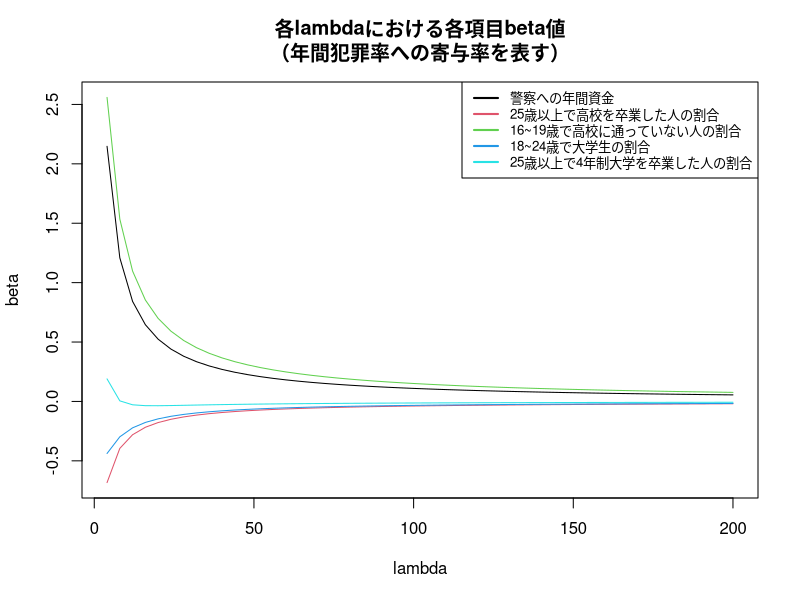

Source code (R):
# Clear Working Memory
rm(list = ls())

# Setting Japanese font (for MacOSX)
# par(family= "HiraKakuProN-W3")

# Function for determining formula type
soft_th <- function(lambda, x) {
  # xの絶対値がlambdaの絶対値よりも小さいときは、0を返す。
  # xの絶対値がlambdaの絶対値よりも大きいときは、
  # 二者の絶対値の差に「xの元々の符号」を付けて返す。
  return(sign(x) * pmax(abs(x) - lambda, 0))
}

# Function for centralization
centralize <- function(X, y, standardize = TRUE) {
  X <- as.matrix(X) # DataFrame型の引数Xを行列型に変換。
  n <- nrow(X) # 行列Xの行数
  p <- ncol(X) # 行列Xの列数
  X_bar <- array(dim = p) # 行列Xの各列成分の平均値を格納する配列
  X_sd <- array(dim = p) # 行列Xの各列成分の標準偏差を格納する配列
  
  for (j in 1:p) {
    X_bar[j] <- mean(X[, j]) # 行列X第j列成分の平均値を計算。
    X[, j] <- (X[, j] - X_bar[j]) # 行列X第j列の各成分に対して平均値を引き算。
    X_sd[j] <- sqrt(var(X[, j])) # 行列X第j列成分の標準偏差を計算。
    
    if (standardize == TRUE) {
      X[, j] <- X[, j] / X_sd[j] # 正規化
    }
  }
  
  if (class(y) == "matrix") { # yが行列の時は、各列に対して各列成分平均値を引き算。
    K <- ncol(y)
    y_bar <- array(dim = K)
    
    for (k in 1:K) {
      y_bar[k] <- mean(y[, k])
      y[, k] <- y[, k] - y_bar[k]
    }
  } else { # yがベクトルの時は、ベクトル成分の平均値を各成分から引き算。
    y_bar <- mean(y)
    y <- y - y_bar
  }
  
  return(list(X = X, y = y, X_bar = X_bar, X_sd = X_sd, y_bar = y_bar))
}

# Function for elastic net
elastic_net <- function(X, y, lambda = 0, beta = rep(0, ncol(X)), alpha = 1) {
  n <- nrow(X) # データフレームXの行数
  p <- ncol(X) # データフレームXの列数
  
  res <- centralize(X, y) # 引数X, yを中心化。
  X <- res$X # 中心化されたX。
  y <- res$y # 中心化されたy。
  
  eps <- 1 # betaの収束判定用変数を1で初期化。
  beta_old <- beta # beta_oldを引数betaで初期化。
  
  # Elastic netのコアルーチン
  while (eps > 0.001) {
    for (j in 1:p) {
      r <- y - as.matrix(X[, -j]) %*% beta[-j]
      beta[j] <- soft_th(lambda * alpha, 
                         sum(r * X[, j]) / n) / (sum(X[, j] * X[, j]) / n + lambda * (1 - alpha))
    }
    eps <- max(abs(beta - beta_old))
    print(eps)
    beta_old <- beta
  }
  
  beta <- beta / res$X_sd # 各betaの成分を正規化する前の値に戻す
  beta_0 <- res$y_bar - sum(res$X_bar * beta) # Lassoの切片beta_0
  
  return(list(beta = beta, beta_0 = beta_0))
}
# Function for Warm Start
warm_start <- function(X, y, lambda_max = 100, alpha = 1) {
  dec <- round(lambda_max / 50)
  lambda_seq <- seq(lambda_max, 1, -dec) # lambdaを大きな値から始めて、徐々に小さくしていく。
  r <- length(lambda_seq) # 用意したlambdaシーケンスの長さ
  p <- ncol(X) # データフレームXの列数
  
  coef_seq <- matrix(nrow = r, ncol = p) # 各lambdaに対するbeta格納用行列
  coef_seq[1, ] <- elastic_net(X, y, lambda = lambda_seq[1], alpha = alpha)$beta # 最大lambdaの時のbetaを計算。以降の計算の初期値となる。
  
  for (k in 2:r) {
    # 一つ前のlambda値で求めたbeta値を用いて、次のlambda値でのbetaを計算する。
    coef_seq[k, ] <- elastic_net(X, y, lambda = lambda_seq[k], beta = coef_seq[(k - 1), ], alpha = alpha)$beta
  }
  
  return(coef_seq)
}

# Main routine
crime <- read.table("crime.txt")
X <- crime[, 3:7]
y <- crime[, 1]

coef_seq <- warm_start(X, y, 200, alpha = 0)

p <- ncol(X)
lambda_max <- 200
dec <- round(lambda_max / 50)
lambda_seq <- seq(lambda_max, 1, -dec)

plot(lambda_seq, 
     coef_seq[, 1],
     ylim = c(min(coef_seq), max(coef_seq)), 
     xlab = "lambda",
     ylab = "beta", 
     main = "各lambdaにおける各項目beta値\n（年間犯罪率への寄与率を表す）",
     type = "n") 

for (j in 1:p) {
  lines(lambda_seq, base = 10, coef_seq[, j], col = j)
}

legend("topright",
       legend = c("警察への年間資金",
                  "25歳以上で高校を卒業した人の割合",
                  "16~19歳で高校に通っていない人の割合", 
                  "18~24歳で大学生の割合", 
                  "25歳以上で4年制大学を卒業した人の割合"),
       col = 1:p, # 凡例中の線の色（プロットされている線の色と揃える）
       lwd = 2, # 凡例中の線の太さ
       cex = 0.8) # 凡例フォントの大きさ